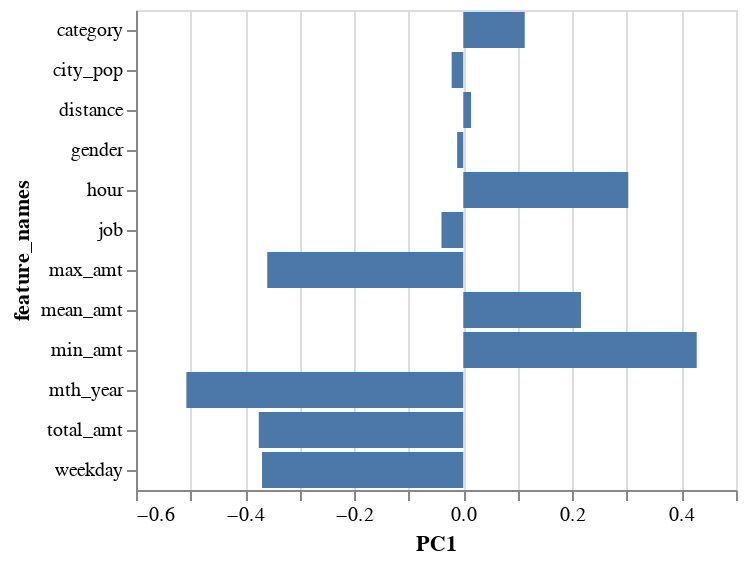

The notebook cell saved with this chart:
### Code cell
alt.Chart(loadings_df).mark_bar().encode(
    x='PC1:Q',
    y="feature_names:N"
)

### Figure 1 — Vega-Lite specification as saved in the notebook (floating-point values rounded to 4 significant figures)
{"config": {"view": {"continuousWidth": 300, "continuousHeight": 300}}, "data": {"name": "data-e8926ebef15bc9455cc09fe6510d282b"}, "mark": {"type": "bar"}, "encoding": {"x": {"field": "PC1", "type": "quantitative"}, "y": {"field": "feature_names", "type": "nominal"}}, "$schema": "https://vega.github.io/schema/vega-lite/v5.8.0.json", "datasets": {"data-e8926ebef15bc9455cc09fe6510d282b": [{"feature_names": "mth_year", "PC1": -0.5077, "PC2": 0.09619, "PC3": 0.004795, "PC4": 0.1473, "PC5": 0.0181, "PC6": 0.051, "PC7": 0.1289, "PC8": 0.01003, "PC9": -0.07379, "PC10": -0.259, "PC11": 0.7809, "PC12": 0.09623}, {"feature_names": "category", "PC1": 0.1127, "PC2": 0.1974, "PC3": -0.5601, "PC4": -0.4108, "PC5": 0.04307, "PC6": 0.04324, "PC7": 0.228, "PC8": 0.4943, "PC9": -0.2948, "PC10": 0.2416, "PC11": 0.1387, "PC12": -0.0357}, {"feature_names": "gender", "PC1": -0.01123, "PC2": -0.4364, "PC3": 0.3285, "PC4": -0.06774, "PC5": -0.02655, "PC6": -0.1191, "PC7": 0.5242, "PC8": 0.5359, "PC9": 0.2072, "PC10": -0.2289, "PC11": -0.09923, "PC12": 0.1222}, {"feature_names": "job", "PC1": -0.03992, "PC2": 0.1387, "PC3": 0.4821, "PC4": -0.5178, "PC5": 0.03687, "PC6": -0.4167, "PC7": -0.4197, "PC8": 0.1674, "PC9": 0.05354, "PC10": 0.216, "PC11": 0.2139, "PC12": 0.06476}, {"feature_names": "city_pop", "PC1": -0.02127, "PC2": -0.05695, "PC3": 0.2764, "PC4": -0.5094, "PC5": 0.1078, "PC6": 0.7767, "PC7": 0.08443, "PC8": -0.1934, "PC9": -0.006754, "PC10": -0.02521, "PC11": 0.0126, "PC12": 0.01048}, {"feature_names": "distance", "PC1": 0.01432, "PC2": 0.06356, "PC3": 0.04362, "PC4": -0.0909, "PC5": -0.9846, "PC6": 0.06403, "PC7": -0.006041, "PC8": -0.001393, "PC9": -0.09238, "PC10": -0.05868, "PC11": 0.01029, "PC12": -0.003791}, {"feature_names": "hour", "PC1": 0.3026, "PC2": -0.02629, "PC3": -0.2369, "PC4": -0.3412, "PC5": -0.033, "PC6": -0.2901, "PC7": 0.3442, "PC8": -0.4877, "PC9": 0.472, "PC10": -0.08756, "PC11": 0.2513, "PC12": -0.006797}, {"feature_names": "weekday", "PC1": -0.3689, "PC2": 0.09593, "PC3": -0.1877, "PC4": 0.05703, "PC5": -0.08703, "PC6": 0.2085, "PC7": -0.1436, "PC8": 0.2412, "PC9": 0.7505, "PC10": 0.3014, "PC11": -0.06054, "PC12": -0.1691}, {"feature_names": "mean_amt", "PC1": 0.2159, "PC2": 0.6487, "PC3": 0.126, "PC4": 0.1466, "PC5": 0.02735, "PC6": 0.1034, "PC7": 0.1334, "PC8": 0.1014, "PC9": 0.1806, "PC10": -0.08111, "PC11": -0.08733, "PC12": 0.6395}, {"feature_names": "max_amt", "PC1": -0.3594, "PC2": 0.168, "PC3": 0.2343, "PC4": 0.04772, "PC5": -0.02116, "PC6": -0.1502, "PC7": 0.5361, "PC8": -0.2653, "PC9": -0.1759, "PC10": 0.5894, "PC11": -0.1549, "PC12": -0.04743}, {"feature_names": "min_amt", "PC1": 0.428, "PC2": 0.3311, "PC3": 0.3224, "PC4": 0.2333, "PC5": 0.02528, "PC6": 0.09974, "PC7": 0.153, "PC8": 0.1607, "PC9": 0.05372, "PC10": 0.006992, "PC11": 0.2449, "PC12": -0.6528}, {"feature_names": "total_amt", "PC1": -0.3749, "PC2": 0.4078, "PC3": -0.04046, "PC4": -0.2668, "PC5": 0.06547, "PC6": -0.1716, "PC7": 0.07449, "PC8": -0.02268, "PC9": -0.02743, "PC10": -0.5647, "PC11": -0.3958, "PC12": -0.3229}]}}
